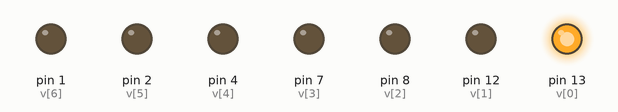
Recording of a sketch running on a simulated Arduino Uno, built with avr-gcc and run on an emulated ATmega328P. Parts: output pins drawn as LEDs (lit = HIGH).

Above: at 0.5 s.
At 2.5 s:
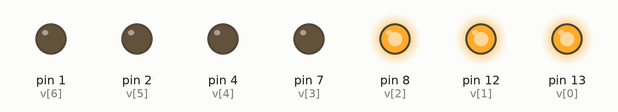
At 4.5 s:
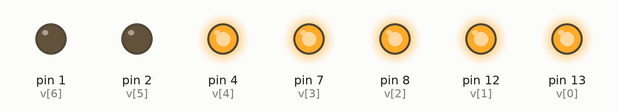
At 6.6 s:
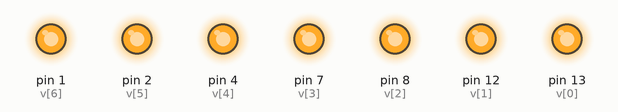
At 12.9 s:
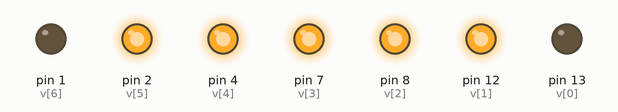
At 18.9 s:
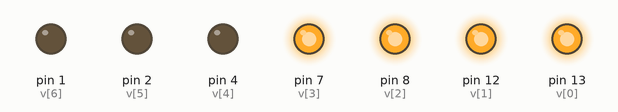
Timing chart, 0 to 20.0 s (numbered marks = the images above):
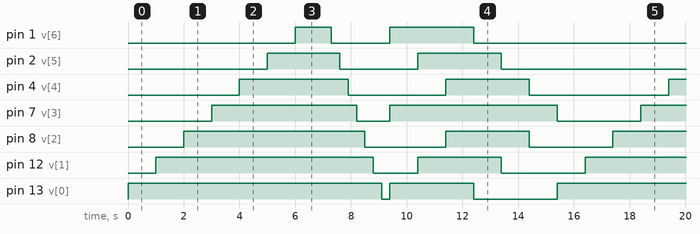

Measured:
- by itself, pin 1 (v[6]): repeats every 15.4 s: LOW 2.1 s, HIGH 3.0 s, LOW 9.0 s, HIGH 1.3 s
- by itself, pin 2 (v[5]): repeats every 15.4 s: LOW 2.8 s, HIGH 3.0 s, LOW 7.0 s, HIGH 2.6 s
- by itself, pin 4 (v[4]): repeats every 15.4 s: LOW 3.5 s, HIGH 3.0 s, LOW 5.0 s, HIGH 3.9 s
- by itself, pin 7 (v[3]): repeats every 15.4 s: LOW 1.2 s, HIGH 6.0 s, LOW 3.0 s, HIGH 5.2 s
- by itself, pin 8 (v[2]): repeats every 15.4 s: LOW 2.9 s, HIGH 3.0 s, LOW 3.0 s, HIGH 6.5 s
- by itself, pin 12 (v[1]): repeats every 15.4 s: LOW 1.6 s, HIGH 3.0 s, LOW 3.0 s, HIGH 7.8 s
- by itself, pin 13 (v[0]): repeats every 15.4 s: LOW 0.30 s, HIGH 3.0 s, LOW 3.0 s, HIGH 9.1 s

The sketch:

acenderSequemcia.ino
```cpp
// para variaveis
int v[7]={13, 12, 8, 7, 4, 2, 1};

int i, j;
void setup() {
  // put your setup code here, to run once:
    for(i=0; i<7; i++)
      pinMode(v[i], OUTPUT);
}

void loop() {
  // put your main code here, to run repeatedly:
    for(i=0; i<7; i++){
        digitalWrite(v[i], HIGH);
        delay(1000);
     }

      for(j=7; j>=0; j--){
          digitalWrite(v[j], LOW);
          delay(300);
     }
    digitalWrite(v[7/2], HIGH);

    for(i=0, j=6; i < 7/2 && 7/2 < j; i++, j--){
            digitalWrite(v[i], HIGH);
            digitalWrite(v[j], HIGH);
            delay(1000);
      }
      for(i=0, j=6; i < 7/2 && 7/2 < j; i++, j--){
            digitalWrite(v[i], LOW);
            digitalWrite(v[j], LOW);
            delay(1000);
      }
      digitalWrite(v[7/2], LOW);

}
```
